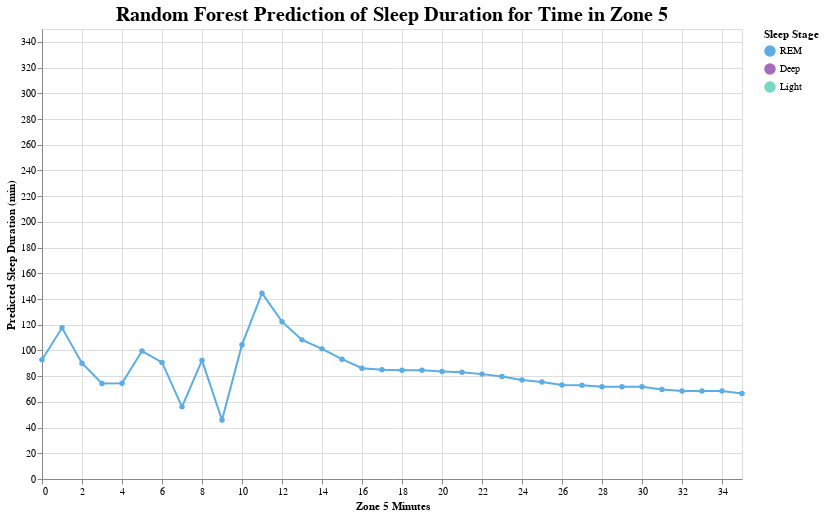

Notebook code cell kept with this figure:
### Code cell
import pandas as pd
import altair as alt

# Combine into one DataFrame
plot_data = []
for stage, result in forest_models.items():
    label = stage.replace(' duration (min)', '')
    for x, y in zip(result['zone5_range'], result['predicted']):
        plot_data.append({
            'Sleep Stage': label,
            'Zone 5 Minutes': x,
            'Predicted Sleep Duration (min)': y
        })

df_forest = pd.DataFrame(plot_data)
print(df_forest['Sleep Stage'].value_counts())  # check again here

# Altair plot
chart = alt.Chart(df_forest).mark_line(point=True).encode(
    x=alt.X('Zone 5 Minutes:Q', scale=alt.Scale(domain=[0, 35])),
    y=alt.Y('Predicted Sleep Duration (min):Q', scale=alt.Scale(domain=[0, 350])),
    color=alt.Color('Sleep Stage:N',
        scale=alt.Scale(domain=['REM', 'Deep', 'Light'],
                        range=['#5DADE2', '#A569BD', '#76D7C4']),
        legend=alt.Legend(title='Sleep Stage')),
    tooltip=['Sleep Stage', 'Zone 5 Minutes', 'Predicted Sleep Duration (min)']
).properties(
    title='Random Forest Prediction of Sleep Duration for Time in Zone 5',
    width=700,
    height=450
).configure_title(fontSize=20)

chart

### Figure 1 — Vega-Lite specification as saved in the notebook (floating-point values rounded to 4 significant figures)
{"config": {"view": {"continuousWidth": 300, "continuousHeight": 300}, "title": {"fontSize": 20}}, "data": {"name": "data-faa3dd35fcfba364b27ac3b1d6c7a028"}, "mark": {"type": "line", "point": true}, "encoding": {"color": {"field": "Sleep Stage", "legend": {"title": "Sleep Stage"}, "scale": {"domain": ["REM", "Deep", "Light"], "range": ["#5DADE2", "#A569BD", "#76D7C4"]}, "type": "nominal"}, "tooltip": [{"field": "Sleep Stage", "type": "nominal"}, {"field": "Zone 5 Minutes", "type": "quantitative"}, {"field": "Predicted Sleep Duration (min)", "type": "quantitative"}], "x": {"field": "Zone 5 Minutes", "scale": {"domain": [0, 35]}, "type": "quantitative"}, "y": {"field": "Predicted Sleep Duration (min)", "scale": {"domain": [0, 350]}, "type": "quantitative"}}, "height": 450, "title": "Random Forest Prediction of Sleep Duration for Time in Zone 5", "width": 700, "$schema": "https://vega.github.io/schema/vega-lite/v5.20.1.json", "datasets": {"data-faa3dd35fcfba364b27ac3b1d6c7a028": [{"Sleep Stage": "REM", "Zone 5 Minutes": 0.0, "Predicted Sleep Duration (min)": 92.74}, {"Sleep Stage": "REM", "Zone 5 Minutes": 1.0, "Predicted Sleep Duration (min)": 117.6}, {"Sleep Stage": "REM", "Zone 5 Minutes": 2.0, "Predicted Sleep Duration (min)": 90.09}, {"Sleep Stage": "REM", "Zone 5 Minutes": 3.0, "Predicted Sleep Duration (min)": 74.31}, {"Sleep Stage": "REM", "Zone 5 Minutes": 4.0, "Predicted Sleep Duration (min)": 74.4}, {"Sleep Stage": "REM", "Zone 5 Minutes": 5.0, "Predicted Sleep Duration (min)": 99.52}, {"Sleep Stage": "REM", "Zone 5 Minutes": 6.0, "Predicted Sleep Duration (min)": 90.7}, {"Sleep Stage": "REM", "Zone 5 Minutes": 7.0, "Predicted Sleep Duration (min)": 56.12}, {"Sleep Stage": "REM", "Zone 5 Minutes": 8.0, "Predicted Sleep Duration (min)": 92.25}, {"Sleep Stage": "REM", "Zone 5 Minutes": 9.0, "Predicted Sleep Duration (min)": 45.9}, {"Sleep Stage": "REM", "Zone 5 Minutes": 10.0, "Predicted Sleep Duration (min)": 104.5}, {"Sleep Stage": "REM", "Zone 5 Minutes": 11.0, "Predicted Sleep Duration (min)": 144.5}, {"Sleep Stage": "REM", "Zone 5 Minutes": 12.0, "Predicted Sleep Duration (min)": 122.3}, {"Sleep Stage": "REM", "Zone 5 Minutes": 13.0, "Predicted Sleep Duration (min)": 108.2}, {"Sleep Stage": "REM", "Zone 5 Minutes": 14.0, "Predicted Sleep Duration (min)": 101.2}, {"Sleep Stage": "REM", "Zone 5 Minutes": 15.0, "Predicted Sleep Duration (min)": 93.19}, {"Sleep Stage": "REM", "Zone 5 Minutes": 16.0, "Predicted Sleep Duration (min)": 86.2}, {"Sleep Stage": "REM", "Zone 5 Minutes": 17.0, "Predicted Sleep Duration (min)": 85.0}, {"Sleep Stage": "REM", "Zone 5 Minutes": 18.0, "Predicted Sleep Duration (min)": 84.61}, {"Sleep Stage": "REM", "Zone 5 Minutes": 19.0, "Predicted Sleep Duration (min)": 84.61}, {"Sleep Stage": "REM", "Zone 5 Minutes": 20.0, "Predicted Sleep Duration (min)": 83.69}, {"Sleep Stage": "REM", "Zone 5 Minutes": 21.0, "Predicted Sleep Duration (min)": 82.95}, {"Sleep Stage": "REM", "Zone 5 Minutes": 22.0, "Predicted Sleep Duration (min)": 81.57}, {"Sleep Stage": "REM", "Zone 5 Minutes": 23.0, "Predicted Sleep Duration (min)": 79.74}, {"Sleep Stage": "REM", "Zone 5 Minutes": 24.0, "Predicted Sleep Duration (min)": 77.0}, {"Sleep Stage": "REM", "Zone 5 Minutes": 25.0, "Predicted Sleep Duration (min)": 75.5}, {"Sleep Stage": "REM", "Zone 5 Minutes": 26.0, "Predicted Sleep Duration (min)": 73.12}, {"Sleep Stage": "REM", "Zone 5 Minutes": 27.0, "Predicted Sleep Duration (min)": 72.93}, {"Sleep Stage": "REM", "Zone 5 Minutes": 28.0, "Predicted Sleep Duration (min)": 71.67}, {"Sleep Stage": "REM", "Zone 5 Minutes": 29.0, "Predicted Sleep Duration (min)": 71.67}, {"Sleep Stage": "REM", "Zone 5 Minutes": 30.0, "Predicted Sleep Duration (min)": 71.67}, {"Sleep Stage": "REM", "Zone 5 Minutes": 31.0, "Predicted Sleep Duration (min)": 69.69}, {"Sleep Stage": "REM", "Zone 5 Minutes": 32.0, "Predicted Sleep Duration (min)": 68.39}, {"Sleep Stage": "REM", "Zone 5 Minutes": 33.0, "Predicted Sleep Duration (min)": 68.39}, {"Sleep Stage": "REM", "Zone 5 Minutes": 34.0, "Predicted Sleep Duration (min)": 68.39}, {"Sleep Stage": "REM", "Zone 5 Minutes": 35.0, "Predicted Sleep Duration (min)": 66.43}, {"Sleep Stage": "Deep (SWS)", "Zone 5 Minutes": 0.0, "Predicted Sleep Duration (min)": 88.54}, {"Sleep Stage": "Deep (SWS)", "Zone 5 Minutes": 1.0, "Predicted Sleep Duration (min)": 95.8}, {"Sleep Stage": "Deep (SWS)", "Zone 5 Minutes": 2.0, "Predicted Sleep Duration (min)": 66.04}, {"Sleep Stage": "Deep (SWS)", "Zone 5 Minutes": 3.0, "Predicted Sleep Duration (min)": 74.61}, {"Sleep Stage": "Deep (SWS)", "Zone 5 Minutes": 4.0, "Predicted Sleep Duration (min)": 98.1}, {"Sleep Stage": "Deep (SWS)", "Zone 5 Minutes": 5.0, "Predicted Sleep Duration (min)": 94.89}, {"Sleep Stage": "Deep (SWS)", "Zone 5 Minutes": 6.0, "Predicted Sleep Duration (min)": 96.12}, {"Sleep Stage": "Deep (SWS)", "Zone 5 Minutes": 7.0, "Predicted Sleep Duration (min)": 86.12}, {"Sleep Stage": "Deep (SWS)", "Zone 5 Minutes": 8.0, "Predicted Sleep Duration (min)": 83.28}, {"Sleep Stage": "Deep (SWS)", "Zone 5 Minutes": 9.0, "Predicted Sleep Duration (min)": 68.17}, {"Sleep Stage": "Deep (SWS)", "Zone 5 Minutes": 10.0, "Predicted Sleep Duration (min)": 129.9}, {"Sleep Stage": "Deep (SWS)", "Zone 5 Minutes": 11.0, "Predicted Sleep Duration (min)": 117.9}, {"Sleep Stage": "Deep (SWS)", "Zone 5 Minutes": 12.0, "Predicted Sleep Duration (min)": 82.74}, {"Sleep Stage": "Deep (SWS)", "Zone 5 Minutes": 13.0, "Predicted Sleep Duration (min)": 71.19}, {"Sleep Stage": "Deep (SWS)", "Zone 5 Minutes": 14.0, "Predicted Sleep Duration (min)": 72.97}, {"Sleep Stage": "Deep (SWS)", "Zone 5 Minutes": 15.0, "Predicted Sleep Duration (min)": 71.19}, {"Sleep Stage": "Deep (SWS)", "Zone 5 Minutes": 16.0, "Predicted Sleep Duration (min)": 65.26}, {"Sleep Stage": "Deep (SWS)", "Zone 5 Minutes": 17.0, "Predicted Sleep Duration (min)": 66.06}, {"Sleep Stage": "Deep (SWS)", "Zone 5 Minutes": 18.0, "Predicted Sleep Duration (min)": 76.98}, {"Sleep Stage": "Deep (SWS)", "Zone 5 Minutes": 19.0, "Predicted Sleep Duration (min)": 76.98}, {"Sleep Stage": "Deep (SWS)", "Zone 5 Minutes": 20.0, "Predicted Sleep Duration (min)": 76.71}, {"Sleep Stage": "Deep (SWS)", "Zone 5 Minutes": 21.0, "Predicted Sleep Duration (min)": 76.95}, {"Sleep Stage": "Deep (SWS)", "Zone 5 Minutes": 22.0, "Predicted Sleep Duration (min)": 77.49}, {"Sleep Stage": "Deep (SWS)", "Zone 5 Minutes": 23.0, "Predicted Sleep Duration (min)": 81.7}, {"Sleep Stage": "Deep (SWS)", "Zone 5 Minutes": 24.0, "Predicted Sleep Duration (min)": 80.83}, {"Sleep Stage": "Deep (SWS)", "Zone 5 Minutes": 25.0, "Predicted Sleep Duration (min)": 79.63}, {"Sleep Stage": "Deep (SWS)", "Zone 5 Minutes": 26.0, "Predicted Sleep Duration (min)": 72.83}, {"Sleep Stage": "Deep (SWS)", "Zone 5 Minutes": 27.0, "Predicted Sleep Duration (min)": 73.09}, {"Sleep Stage": "Deep (SWS)", "Zone 5 Minutes": 28.0, "Predicted Sleep Duration (min)": 72.95}, {"Sleep Stage": "Deep (SWS)", "Zone 5 Minutes": 29.0, "Predicted Sleep Duration (min)": 72.95}, {"Sleep Stage": "Deep (SWS)", "Zone 5 Minutes": 30.0, "Predicted Sleep Duration (min)": 72.95}, {"Sleep Stage": "Deep (SWS)", "Zone 5 Minutes": 31.0, "Predicted Sleep Duration (min)": 60.08}, {"Sleep Stage": "Deep (SWS)", "Zone 5 Minutes": 32.0, "Predicted Sleep Duration (min)": 59.95}, {"Sleep Stage": "Deep (SWS)", "Zone 5 Minutes": 33.0, "Predicted Sleep Duration (min)": 59.95}, {"Sleep Stage": "Deep (SWS)", "Zone 5 Minutes": 34.0, "Predicted Sleep Duration (min)": 59.95}, {"Sleep Stage": "Deep (SWS)", "Zone 5 Minutes": 35.0, "Predicted Sleep Duration (min)": 78.57}, {"Sleep Stage": "Light sleep", "Zone 5 Minutes": 0.0, "Predicted Sleep Duration (min)": 240.9}, {"Sleep Stage": "Light sleep", "Zone 5 Minutes": 1.0, "Predicted Sleep Duration (min)": 177.9}, {"Sleep Stage": "Light sleep", "Zone 5 Minutes": 2.0, "Predicted Sleep Duration (min)": 294.6}, {"Sleep Stage": "Light sleep", "Zone 5 Minutes": 3.0, "Predicted Sleep Duration (min)": 304.5}, {"Sleep Stage": "Light sleep", "Zone 5 Minutes": 4.0, "Predicted Sleep Duration (min)": 308.8}, {"Sleep Stage": "Light sleep", "Zone 5 Minutes": 5.0, "Predicted Sleep Duration (min)": 228.0}, {"Sleep Stage": "Light sleep", "Zone 5 Minutes": 6.0, "Predicted Sleep Duration (min)": 326.1}, {"Sleep Stage": "Light sleep", "Zone 5 Minutes": 7.0, "Predicted Sleep Duration (min)": 232.1}, {"Sleep Stage": "Light sleep", "Zone 5 Minutes": 8.0, "Predicted Sleep Duration (min)": 308.5}, {"Sleep Stage": "Light sleep", "Zone 5 Minutes": 9.0, "Predicted Sleep Duration (min)": 285.4}, {"Sleep Stage": "Light sleep", "Zone 5 Minutes": 10.0, "Predicted Sleep Duration (min)": 328.1}, {"Sleep Stage": "Light sleep", "Zone 5 Minutes": 11.0, "Predicted Sleep Duration (min)": 282.3}, {"Sleep Stage": "Light sleep", "Zone 5 Minutes": 12.0, "Predicted Sleep Duration (min)": 289.8}, {"Sleep Stage": "Light sleep", "Zone 5 Minutes": 13.0, "Predicted Sleep Duration (min)": 291.7}, {"Sleep Stage": "Light sleep", "Zone 5 Minutes": 14.0, "Predicted Sleep Duration (min)": 287.4}, {"Sleep Stage": "Light sleep", "Zone 5 Minutes": 15.0, "Predicted Sleep Duration (min)": 281.0}, {"Sleep Stage": "Light sleep", "Zone 5 Minutes": 16.0, "Predicted Sleep Duration (min)": 270.8}, {"Sleep Stage": "Light sleep", "Zone 5 Minutes": 17.0, "Predicted Sleep Duration (min)": 272.4}, {"Sleep Stage": "Light sleep", "Zone 5 Minutes": 18.0, "Predicted Sleep Duration (min)": 289.9}, {"Sleep Stage": "Light sleep", "Zone 5 Minutes": 19.0, "Predicted Sleep Duration (min)": 289.9}, {"Sleep Stage": "Light sleep", "Zone 5 Minutes": 20.0, "Predicted Sleep Duration (min)": 290.7}, {"Sleep Stage": "Light sleep", "Zone 5 Minutes": 21.0, "Predicted Sleep Duration (min)": 290.5}, {"Sleep Stage": "Light sleep", "Zone 5 Minutes": 22.0, "Predicted Sleep Duration (min)": 293.5}, {"Sleep Stage": "Light sleep", "Zone 5 Minutes": 23.0, "Predicted Sleep Duration (min)": 305.1}, {"Sleep Stage": "Light sleep", "Zone 5 Minutes": 24.0, "Predicted Sleep Duration (min)": 312.7}, {"Sleep Stage": "Light sleep", "Zone 5 Minutes": 25.0, "Predicted Sleep Duration (min)": 312.8}, {"Sleep Stage": "Light sleep", "Zone 5 Minutes": 26.0, "Predicted Sleep Duration (min)": 305.4}, {"Sleep Stage": "Light sleep", "Zone 5 Minutes": 27.0, "Predicted Sleep Duration (min)": 305.6}, {"Sleep Stage": "Light sleep", "Zone 5 Minutes": 28.0, "Predicted Sleep Duration (min)": 304.6}, {"Sleep Stage": "Light sleep", "Zone 5 Minutes": 29.0, "Predicted Sleep Duration (min)": 304.6}, {"Sleep Stage": "Light sleep", "Zone 5 Minutes": 30.0, "Predicted Sleep Duration (min)": 304.6}, {"Sleep Stage": "Light sleep", "Zone 5 Minutes": 31.0, "Predicted Sleep Duration (min)": 280.2}, {"Sleep Stage": "Light sleep", "Zone 5 Minutes": 32.0, "Predicted Sleep Duration (min)": 274.3}, {"Sleep Stage": "Light sleep", "Zone 5 Minutes": 33.0, "Predicted Sleep Duration (min)": 274.3}, {"Sleep Stage": "Light sleep", "Zone 5 Minutes": 34.0, "Predicted Sleep Duration (min)": 274.3}, {"Sleep Stage": "Light sleep", "Zone 5 Minutes": 35.0, "Predicted Sleep Duration (min)": 288.5}]}}
